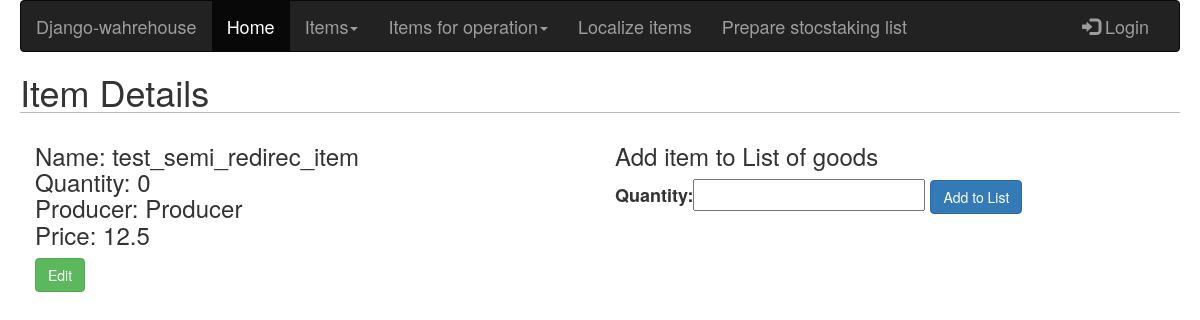
/warehouse/semi-finisheditem/test_semi_redirec_item/details/, run on an earlier commit of the app's database.
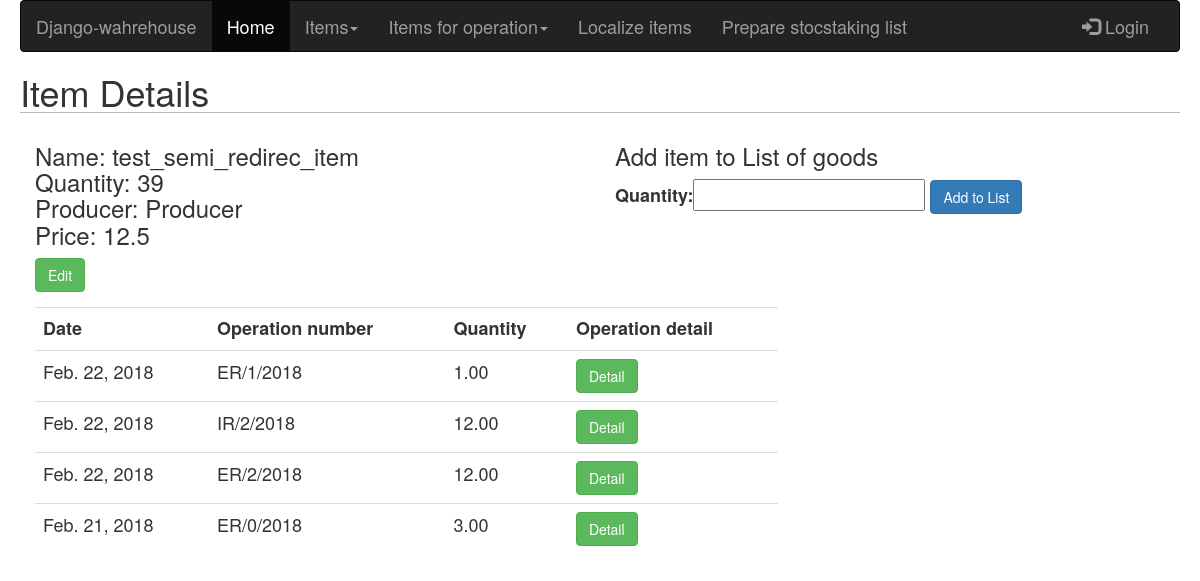
And on a later commit of the database.
### warehouse/models.py (models this page shows, shortened)
class SemiFinishedItem(models.Model):
    name = models.CharField(max_length=255)
    slug = models.SlugField(blank=True)
    quantity = models.PositiveIntegerField(default=0)
    category = models.ForeignKey(Category)
    producer = models.CharField(max_length=50)
    price = models.FloatField()

### operations/models.py (models this page shows, shortened)
class OperationItem(models.Model):
    operation = models.ForeignKey(Operiation, related_name='operation_type')
    item = models.ForeignKey(SemiFinishedItem, related_name='operation_item')
    quantity = models.DecimalField(max_digits=8, decimal_places=2)

class Operiation(models.Model):
    worker = models.ForeignKey(settings.AUTH_USER_MODEL, related_name='warehouse_worker')
    created = models.DateField(auto_now=True)
    operation = models.CharField(max_length=50, choices=OPERATION_CHOICES)
    operation_number = models.CharField(max_length=15)

### warehouse/views.py (the view)
# urls.py: url(r'^semi-finisheditem/(?P<slug>[-\w]+)/details/$', semi_finished_item_detail, name='semi_finished_item_detail'),
def semi_finished_item_detail(request, slug):
    item = SemiFinishedItem.objects.get(slug=slug)
    list_of_goods_item_form = AddItemToListGoodsForm()
    operations = OperationItem.objects.filter(item=item).order_by('-operation__created')
    return render(request, 'products_html/semi_finished_item_detail.html',
                  {'item': item, 'add_item_form': list_of_goods_item_form, 'operations': operations})

### list_of_goods/forms.py
class AddItemToListGoodsForm(forms.Form):
    quantity = forms.FloatField()
    update = forms.BooleanField(required=False, initial=False, widget=forms.HiddenInput)

### warehouse/templates/products_html/semi_finished_item_detail.html (shortened to what this page needs)
{% extends "base.html" %}
{% block content %}
    <h1> Item Details</h1>
    <div class="form-group col-sm-6">
        <h3>
            Name: {{ item.name }} <br>
        Quantity: {{ item.quantity }} <br>
        Producer: {{ item.producer }} <br>
        Price: {{ item.price }}</h3>
        <input class="btn btn-success" type="button" value="Edit" onclick="location.href='{% url 'semi_finished_item_edit' item.slug %}'">
    </div>
    <div class="form-group col-sm-6">
    <h3>Add item to List of goods</h3>
    <form action="{% url 'list_of_goods_add' item.id %}" method="post">
        {{ add_item_form }}
        <input class="btn btn-primary" type="submit" value="Add to List">
    </form>
    </div>
    {% if operations %}
    <div class="form-group col-sm-12 col-md-8">
    <table class="table table-hover">
        <tr>
            <th>Date</th>
            <th>Operation number</th>
            <th>Quantity</th>
            <th>Operation detail</th>
        </tr>
        {% for operation in operations %}
            <tr>
                <td>{{ operation.operation.created }}</td>
                <td>{{ operation.operation.operation_number }}</td>
                <td>{{ operation.quantity }}</td>
                <td><input class="btn btn-success" type="button" value="Detail" onclick="location.href='{% url 'operation_detail' operation.operation.operation_number %}'"></td>
            </tr>
        {% endfor %}
    </table>
    </div>
    {% endif %}
{%  endblock %}

What changed in the data, as far as the page shows it:
changed SemiFinishedItem "test_semi_redirec_item": quantity "0" → "39"
added OperationItem: operation.created "Feb. 22, 2018", operation.operation_number "ER/1/2018", quantity "1.00", operation.operation_number "Detail"
added OperationItem: operation.created "Feb. 22, 2018", operation.operation_number "IR/2/2018", quantity "12.00", operation.operation_number "Detail"
added OperationItem: operation.created "Feb. 22, 2018", operation.operation_number "ER/2/2018", quantity "12.00", operation.operation_number "Detail"
added OperationItem: operation.created "Feb. 21, 2018", operation.operation_number "ER/0/2018", quantity "3.00", operation.operation_number "Detail"
Also different on the page:
text now shown: "Date Operation number Quantity Operation detail"
